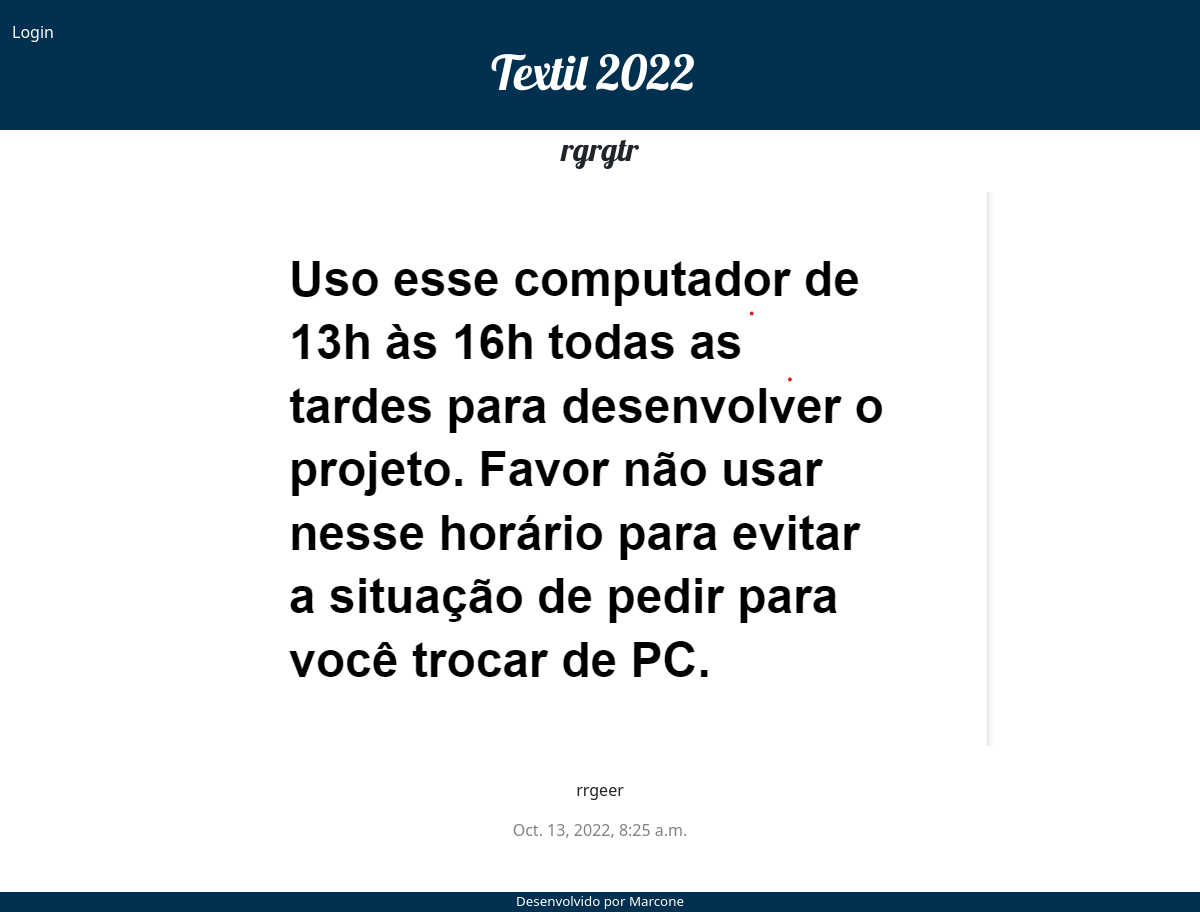
Page /post/6/ on the committed database.
### polls/models.py (models this page shows, shortened)
class Post(models.Model):
    author = models.ForeignKey(settings.AUTH_USER_MODEL, on_delete=models.CASCADE)
    title = models.CharField(max_length=200)
    summary = RichTextField(null=True)
    content = RichTextUploadingField(null=True)
    text = models.TextField()
    created_date = models.DateTimeField(default=timezone.now)
    published_date = models.DateTimeField(blank=True, null=True)

### polls/views.py (the view)
# urls.py: path('post/<int:pk>/', views.post_detail, name='post_detail'),
def post_detail(request, pk):
    post = get_object_or_404(Post, pk=pk)
    return render(request, 'polls/post_detail.html', {'post': post})

### polls/templates/polls/post_detail.html (shortened to what this page needs)
{% extends 'polls/base.html' %}
{% block content %}
        <h2>{{ post.title }}</h2>
        <p>{{post.content| safe}}</p>
        <p>{{ post.text|linebreaksbr }}</p>
    </div>
    <div class="post">
        {% if post.published_date %}
            <div class="date">
                {{ post.published_date }}
            </div>
        {% endif %}
{% endblock %}

### polls/static/css/blog.css (style rules this page uses)
body { font-family: "Helvetica Neue",Helvetica,Arial,sans-serif; font-size: 14px; color: blue; background-color: white; text-decoration: none; }
h1, h2, h3, h4 { font-family: 'Lobster', cursive; text-decoration: none; }
.date { color: #828282; text-decoration: none; }
.post { margin-bottom: 70px; position: relative; text-align: center; width: 100%; text-decoration: none; }

### rows in the picture
Post: title "rgrgtr", content (picture), text "rrgeer", published_date "Oct. 13, 2022, 8:25 a.m."
